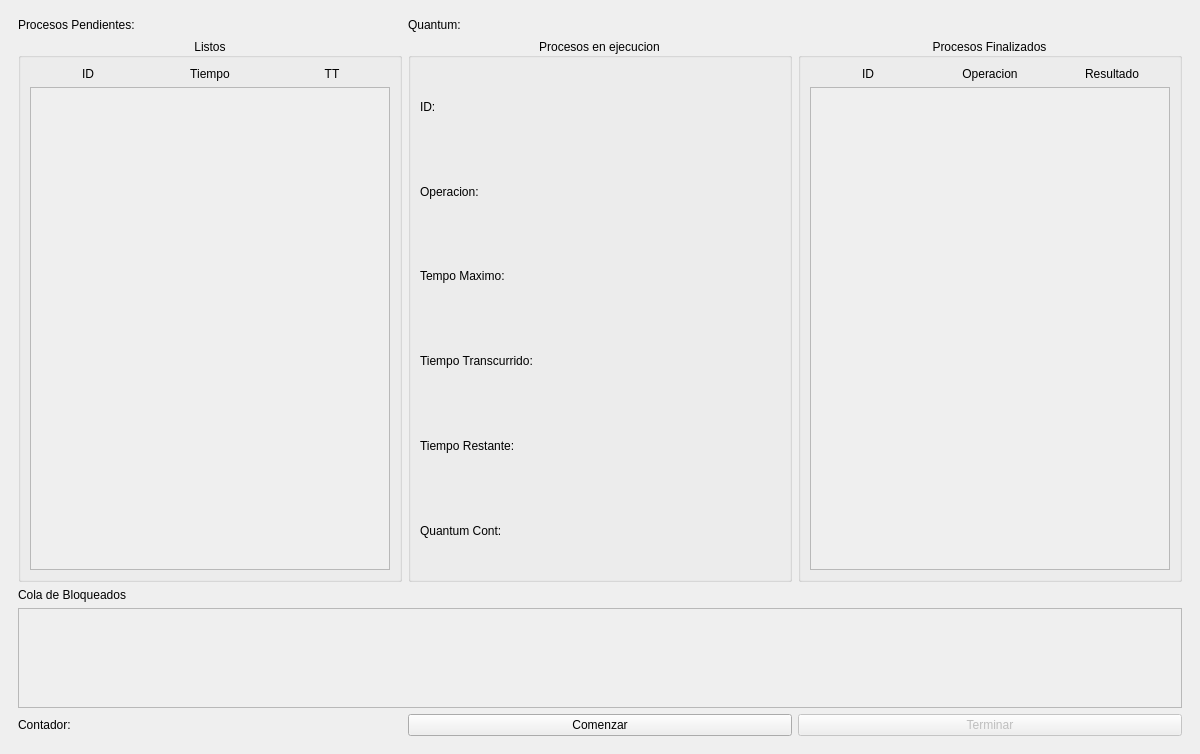
<?xml version="1.0" encoding="UTF-8"?>
<ui version="4.0">
 <class>MainWindow</class>
 <widget class="QMainWindow" name="MainWindow">
  <property name="geometry">
   <rect>
    <x>0</x>
    <y>0</y>
    <width>1200</width>
    <height>754</height>
   </rect>
  </property>
  <property name="windowTitle">
   <string>ZamaxSO</string>
  </property>
  <property name="windowIcon">
   <iconset resource="recursos.qrc">
    <normaloff>:/Styles/icono.ico</normaloff>:/Styles/icono.ico</iconset>
  </property>
  <widget class="QWidget" name="centralwidget">
   <layout class="QGridLayout" name="gridLayout">
    <item row="0" column="0">
     <widget class="QStackedWidget" name="pagesSW">
      <property name="layoutDirection">
       <enum>Qt::LeftToRight</enum>
      </property>
      <property name="autoFillBackground">
       <bool>false</bool>
      </property>
      <property name="inputMethodHints">
       <set>Qt::ImhDigitsOnly</set>
      </property>
      <property name="currentIndex">
       <number>1</number>
      </property>
      <widget class="QWidget" name="setProcessPage">
       <layout class="QGridLayout" name="gridLayout_2">
        <item row="0" column="0">
         <widget class="QGroupBox" name="howManyProcessGB">
          <property name="maximumSize">
           <size>
            <width>636</width>
            <height>279</height>
           </size>
          </property>
          <property name="styleSheet">
           <string notr="true">font: 14pt &quot;Century Gothic&quot;;</string>
          </property>
          <property name="title">
           <string/>
          </property>
          <layout class="QGridLayout" name="gridLayout_3">
           <item row="3" column="1">
            <widget class="QLineEdit" name="insertQuantumLE"/>
           </item>
           <item row="2" column="1">
            <widget class="QLineEdit" name="numOfProcessLE">
             <property name="inputMethodHints">
              <set>Qt::ImhNone</set>
             </property>
            </widget>
           </item>
           <item row="3" column="0">
            <widget class="QLabel" name="insertQuantumLB">
             <property name="text">
              <string>Quantum</string>
             </property>
            </widget>
           </item>
           <item row="4" column="1">
            <widget class="QPushButton" name="numOfProcessPB">
             <property name="enabled">
              <bool>false</bool>
             </property>
             <property name="text">
              <string>OK</string>
             </property>
            </widget>
           </item>
           <item row="0" column="0" colspan="2">
            <widget class="QLabel" name="welcomeMsgLB">
             <property name="text">
              <string>¡Bienvenido a ZamaxSO!
 El sistema de simulacion de procesamiento mediante el algoritmo de planificacion &quot;Round Robin&quot;. 
Por favor digite la cantidad de procesos que desea realizar y el quantum o tiempo que cada proceso hará uso del procesador.</string>
             </property>
             <property name="scaledContents">
              <bool>false</bool>
             </property>
             <property name="alignment">
              <set>Qt::AlignCenter</set>
             </property>
             <property name="wordWrap">
              <bool>true</bool>
             </property>
            </widget>
           </item>
           <item row="2" column="0">
            <widget class="QLabel" name="numOfProcessLB">
             <property name="text">
              <string>No. Procesos: </string>
             </property>
            </widget>
           </item>
          </layout>
         </widget>
        </item>
        <item row="0" column="1">
         <widget class="QLabel" name="logoLB">
          <property name="maximumSize">
           <size>
            <width>320</width>
            <height>300</height>
           </size>
          </property>
          <property name="text">
           <string/>
          </property>
          <property name="pixmap">
           <pixmap resource="recursos.qrc">:/Styles/Logo.PNG</pixmap>
          </property>
          <property name="scaledContents">
           <bool>true</bool>
          </property>
         </widget>
        </item>
       </layout>
      </widget>
      <widget class="QWidget" name="executeProcessPage">
       <property name="styleSheet">
        <string notr="true">font: 14pt &quot;Century Gothic&quot;;</string>
       </property>
       <layout class="QGridLayout" name="gridLayout_5">
        <item row="2" column="2">
         <widget class="QGroupBox" name="finishedProcesGB">
          <property name="maximumSize">
           <size>
            <width>392</width>
            <height>16777215</height>
           </size>
          </property>
          <property name="title">
           <string>Procesos Finalizados</string>
          </property>
          <property name="alignment">
           <set>Qt::AlignCenter</set>
          </property>
          <layout class="QGridLayout" name="gridLayout_9">
           <item row="0" column="2">
            <widget class="QLabel" name="resultColumnLB">
             <property name="maximumSize">
              <size>
               <width>16777215</width>
               <height>20</height>
              </size>
             </property>
             <property name="text">
              <string>Resultado</string>
             </property>
             <property name="alignment">
              <set>Qt::AlignCenter</set>
             </property>
            </widget>
           </item>
           <item row="0" column="1">
            <widget class="QLabel" name="operationColumnLB">
             <property name="maximumSize">
              <size>
               <width>16777215</width>
               <height>20</height>
              </size>
             </property>
             <property name="text">
              <string>Operacion</string>
             </property>
             <property name="alignment">
              <set>Qt::AlignCenter</set>
             </property>
            </widget>
           </item>
           <item row="0" column="0">
            <widget class="QLabel" name="idColumnLB">
             <property name="maximumSize">
              <size>
               <width>16777215</width>
               <height>20</height>
              </size>
             </property>
             <property name="text">
              <string>ID</string>
             </property>
             <property name="alignment">
              <set>Qt::AlignCenter</set>
             </property>
            </widget>
           </item>
           <item row="1" column="0" colspan="3">
            <widget class="QScrollArea" name="finishProcessSA">
             <property name="maximumSize">
              <size>
               <width>392</width>
               <height>16777215</height>
              </size>
             </property>
             <property name="widgetResizable">
              <bool>true</bool>
             </property>
             <widget class="QWidget" name="widget">
              <property name="geometry">
               <rect>
                <x>0</x>
                <y>0</y>
                <width>358</width>
                <height>443</height>
               </rect>
              </property>
              <layout class="QGridLayout" name="gridLayout_6">
               <item row="0" column="0">
                <layout class="QGridLayout" name="finishProcessGL"/>
               </item>
              </layout>
             </widget>
            </widget>
           </item>
          </layout>
         </widget>
        </item>
        <item row="7" column="1">
         <widget class="QPushButton" name="startPB">
          <property name="text">
           <string>Comenzar</string>
          </property>
         </widget>
        </item>
        <item row="0" column="0">
         <widget class="QLabel" name="contOfBatchesLB">
          <property name="text">
           <string>Procesos Pendientes: </string>
          </property>
         </widget>
        </item>
        <item row="7" column="0">
         <widget class="QLabel" name="globalContLB">
          <property name="text">
           <string>Contador: </string>
          </property>
         </widget>
        </item>
        <item row="2" column="0">
         <widget class="QGroupBox" name="readyProcessGB">
          <property name="maximumSize">
           <size>
            <width>392</width>
            <height>16777215</height>
           </size>
          </property>
          <property name="title">
           <string>Listos</string>
          </property>
          <property name="alignment">
           <set>Qt::AlignCenter</set>
          </property>
          <layout class="QGridLayout" name="gridLayout_4">
           <item row="0" column="1">
            <widget class="QLabel" name="timeColumnLB">
             <property name="maximumSize">
              <size>
               <width>16777215</width>
               <height>20</height>
              </size>
             </property>
             <property name="text">
              <string>Tiempo</string>
             </property>
             <property name="alignment">
              <set>Qt::AlignCenter</set>
             </property>
            </widget>
           </item>
           <item row="0" column="0">
            <widget class="QLabel" name="nameColumnLB">
             <property name="maximumSize">
              <size>
               <width>16777215</width>
               <height>20</height>
              </size>
             </property>
             <property name="text">
              <string>ID</string>
             </property>
             <property name="alignment">
              <set>Qt::AlignCenter</set>
             </property>
            </widget>
           </item>
           <item row="0" column="2">
            <widget class="QLabel" name="ttLB_2">
             <property name="text">
              <string>TT</string>
             </property>
             <property name="alignment">
              <set>Qt::AlignCenter</set>
             </property>
            </widget>
           </item>
           <item row="1" column="0" colspan="3">
            <widget class="QScrollArea" name="pendientProcessSA">
             <property name="widgetResizable">
              <bool>true</bool>
             </property>
             <widget class="QWidget" name="scrollAreaWidgetContents">
              <property name="geometry">
               <rect>
                <x>0</x>
                <y>0</y>
                <width>358</width>
                <height>441</height>
               </rect>
              </property>
              <layout class="QGridLayout" name="gridLayout_10">
               <item row="0" column="0">
                <layout class="QGridLayout" name="pendientProcessGL"/>
               </item>
              </layout>
             </widget>
            </widget>
           </item>
          </layout>
         </widget>
        </item>
        <item row="2" column="1">
         <widget class="QGroupBox" name="executeProcessGB">
          <property name="maximumSize">
           <size>
            <width>392</width>
            <height>16777215</height>
           </size>
          </property>
          <property name="title">
           <string>Procesos en ejecucion</string>
          </property>
          <property name="alignment">
           <set>Qt::AlignCenter</set>
          </property>
          <layout class="QGridLayout" name="gridLayout_8">
           <item row="4" column="0">
            <widget class="QLabel" name="trLB">
             <property name="text">
              <string>Tiempo Restante: </string>
             </property>
            </widget>
           </item>
           <item row="3" column="0">
            <widget class="QLabel" name="ttLB">
             <property name="text">
              <string>Tiempo Transcurrido: </string>
             </property>
            </widget>
           </item>
           <item row="0" column="0">
            <widget class="QLabel" name="nameLB">
             <property name="text">
              <string>ID: </string>
             </property>
            </widget>
           </item>
           <item row="1" column="0">
            <widget class="QLabel" name="opLB">
             <property name="text">
              <string>Operacion:</string>
             </property>
            </widget>
           </item>
           <item row="2" column="0">
            <widget class="QLabel" name="tmLB">
             <property name="text">
              <string>Tempo Maximo:</string>
             </property>
            </widget>
           </item>
           <item row="5" column="0">
            <widget class="QLabel" name="quantumContLB">
             <property name="text">
              <string>Quantum Cont: </string>
             </property>
            </widget>
           </item>
          </layout>
         </widget>
        </item>
        <item row="5" column="0">
         <widget class="QLabel" name="blockedLB">
          <property name="text">
           <string>Cola de Bloqueados</string>
          </property>
         </widget>
        </item>
        <item row="7" column="2">
         <widget class="QPushButton" name="finishPB">
          <property name="enabled">
           <bool>false</bool>
          </property>
          <property name="text">
           <string>Terminar</string>
          </property>
         </widget>
        </item>
        <item row="6" column="0" colspan="3">
         <widget class="QScrollArea" name="blockedSA">
          <property name="maximumSize">
           <size>
            <width>16777215</width>
            <height>100</height>
           </size>
          </property>
          <property name="widgetResizable">
           <bool>true</bool>
          </property>
          <widget class="QWidget" name="scrollAreaWidgetContents_3">
           <property name="geometry">
            <rect>
             <x>0</x>
             <y>0</y>
             <width>1162</width>
             <height>98</height>
            </rect>
           </property>
           <layout class="QGridLayout" name="gridLayout_13">
            <item row="1" column="0">
             <layout class="QGridLayout" name="blockedGL"/>
            </item>
           </layout>
          </widget>
         </widget>
        </item>
        <item row="0" column="1">
         <widget class="QLabel" name="quantumLB">
          <property name="text">
           <string>Quantum: </string>
          </property>
         </widget>
        </item>
       </layout>
      </widget>
      <widget class="QWidget" name="showResultsPage">
       <layout class="QGridLayout" name="gridLayout_7">
        <item row="0" column="0">
         <widget class="QScrollArea" name="resultsSA">
          <property name="widgetResizable">
           <bool>true</bool>
          </property>
          <widget class="QWidget" name="scrollAreaWidgetContents_2">
           <property name="geometry">
            <rect>
             <x>0</x>
             <y>0</y>
             <width>80</width>
             <height>20</height>
            </rect>
           </property>
           <layout class="QGridLayout" name="gridLayout_12">
            <item row="0" column="0">
             <layout class="QGridLayout" name="resultsGL"/>
            </item>
           </layout>
          </widget>
         </widget>
        </item>
       </layout>
      </widget>
      <widget class="QWidget" name="bcpPage">
       <layout class="QGridLayout" name="gridLayout_24">
        <item row="0" column="0">
         <widget class="QFrame" name="frame">
          <property name="frameShape">
           <enum>QFrame::StyledPanel</enum>
          </property>
          <property name="frameShadow">
           <enum>QFrame::Raised</enum>
          </property>
          <layout class="QGridLayout" name="gridLayout_11">
           <item row="1" column="0">
            <widget class="QTableWidget" name="bcpTW">
             <property name="enabled">
              <bool>false</bool>
             </property>
             <property name="minimumSize">
              <size>
               <width>0</width>
               <height>0</height>
              </size>
             </property>
             <property name="maximumSize">
              <size>
               <width>1100</width>
               <height>16777215</height>
              </size>
             </property>
             <property name="styleSheet">
              <string notr="true">color: rgb(0, 0, 0);
background-color: rgb(255, 200, 11);
font: 14pt &quot;Century Gothic&quot;;</string>
             </property>
             <property name="editTriggers">
              <set>QAbstractItemView::AllEditTriggers</set>
             </property>
             <column>
              <property name="text">
               <string>Id</string>
              </property>
             </column>
             <column>
              <property name="text">
               <string>Estado</string>
              </property>
             </column>
             <column>
              <property name="text">
               <string>Operacion</string>
              </property>
             </column>
             <column>
              <property name="text">
               <string>Resultado</string>
              </property>
             </column>
             <column>
              <property name="text">
               <string>Llegada</string>
              </property>
             </column>
             <column>
              <property name="text">
               <string>Finalizacion</string>
              </property>
             </column>
             <column>
              <property name="text">
               <string>Retorno</string>
              </property>
             </column>
             <column>
              <property name="text">
               <string>Espera</string>
              </property>
             </column>
             <column>
              <property name="text">
               <string>Servicio</string>
              </property>
             </column>
             <column>
              <property name="text">
               <string>Restante</string>
              </property>
             </column>
             <column>
              <property name="text">
               <string>Respuesta</string>
              </property>
             </column>
             <column>
              <property name="text">
               <string>Bloqueado</string>
              </property>
             </column>
            </widget>
           </item>
           <item row="0" column="0" alignment="Qt::AlignHCenter">
            <widget class="QLabel" name="bcpTitleLB">
             <property name="minimumSize">
              <size>
               <width>450</width>
               <height>42</height>
              </size>
             </property>
             <property name="maximumSize">
              <size>
               <width>450</width>
               <height>50</height>
              </size>
             </property>
             <property name="styleSheet">
              <string notr="true">color: rgb(0, 0, 0);
background-color: rgb(255, 200, 11);
font: 14pt &quot;Century Gothic&quot;;</string>
             </property>
             <property name="text">
              <string>Tabla de Bloque de Control de Procesos</string>
             </property>
             <property name="alignment">
              <set>Qt::AlignCenter</set>
             </property>
            </widget>
           </item>
          </layout>
         </widget>
        </item>
       </layout>
      </widget>
     </widget>
    </item>
   </layout>
  </widget>
 </widget>
 <resources>
  <include location="recursos.qrc"/>
 </resources>
 <connections/>
</ui>
